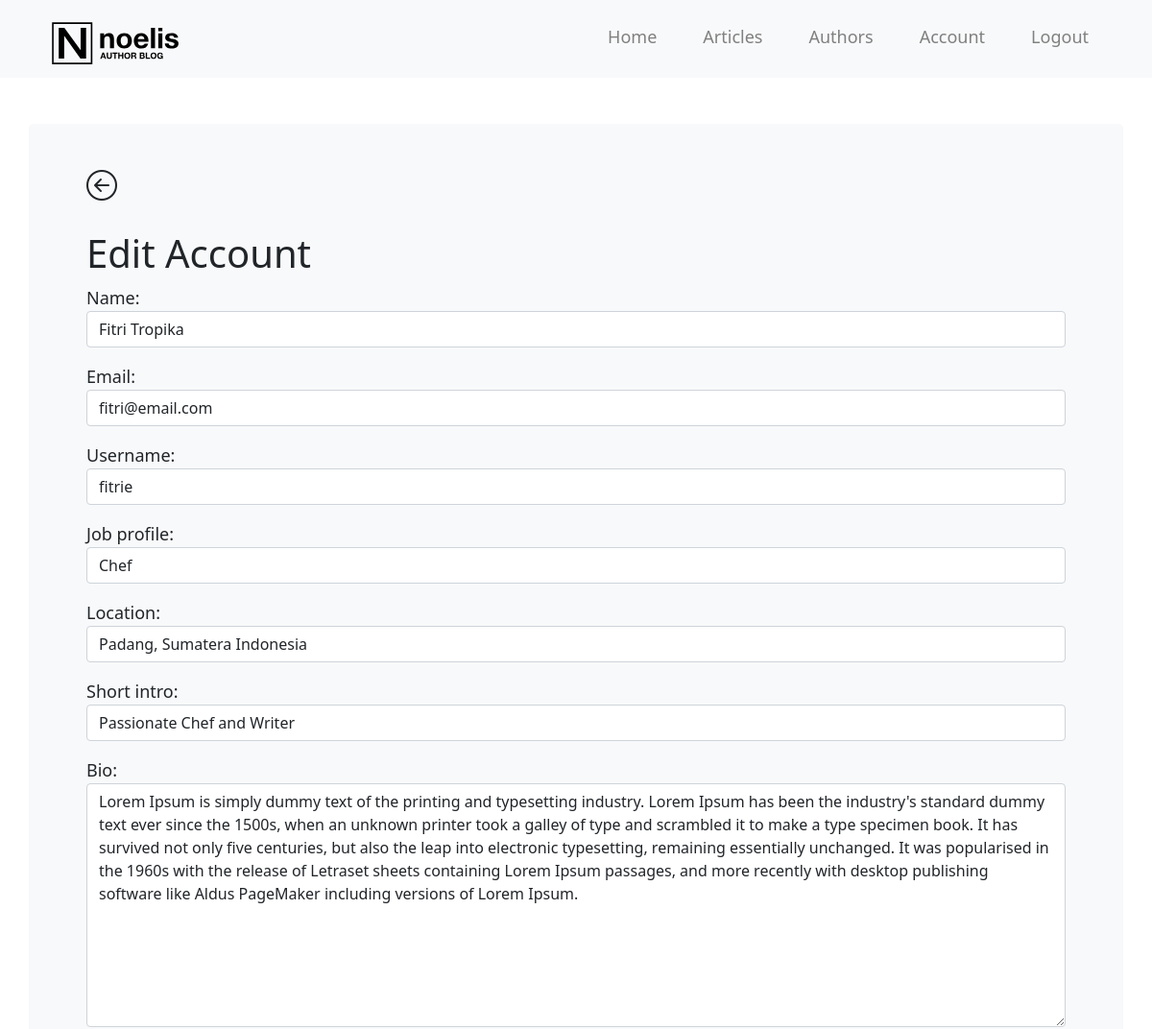
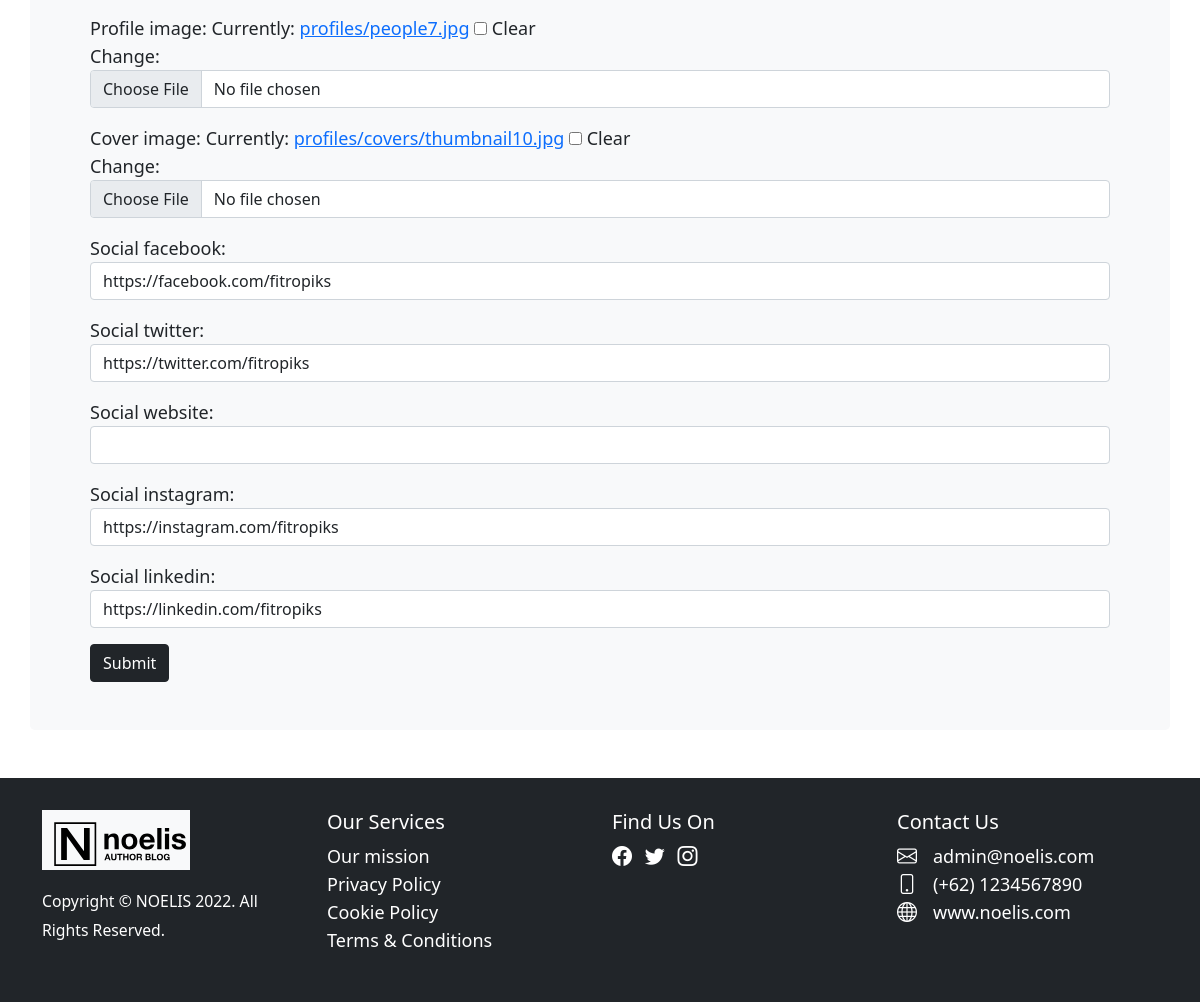
The page /users/edit-account/ (signed in) on the database its author committed (2 pictures, top to bottom).
### users/models.py (models this page shows, shortened)
class Profile(models.Model):
    user = models.OneToOneField(
        User, on_delete=models.CASCADE, null=True, blank=True)
    name = models.CharField(max_length=200, blank=True, null=True)
    email = models.EmailField(max_length=500, blank=True, null=True)
    username = models.CharField(max_length=200, blank=True, null=True)
    job_profile = models.CharField(max_length=200, blank=True, null=True)
    location = models.CharField(max_length=200, blank=True, null=True)
    short_intro = models.CharField(max_length=200, blank=True, null=True)
    bio = models.TextField(blank=True, null=True)
    profile_image = models.ImageField(
        null=True, blank=True, upload_to='profiles/', default='profiles/user-default.png')
    cover_image = models.ImageField(
        null=True, blank=True, upload_to='profiles/covers', default='profiles/covers/default.jpg')
    social_facebook = models.CharField(max_length=200, blank=True, null=True)
    social_twitter = models.CharField(max_length=200, blank=True, null=True)
    social_website = models.CharField(max_length=200, blank=True, null=True)
    social_instagram = models.CharField(max_length=200, blank=True, null=True)
    social_linkedin = models.CharField(max_length=200, blank=True, null=True)
    created = models.DateTimeField(auto_now_add=True)
    id = models.UUIDField(default=uuid.uuid4, unique=True,
                          primary_key=True, editable=False)
    class Meta:
        ordering = ['name']

### users/views.py (the view)
# urls.py: path('edit-account/', views.editAccount, name='edit-account'),
@login_required(login_url='login')
def editAccount(request):
    profile = request.user.profile
    form = ProfileForm(instance=profile)
    if request.method == 'POST':
        form = ProfileForm(request.POST, request.FILES, instance=profile)
        if form.is_valid():
            form.save()
            return redirect('account')
    context = {
        'title': 'Edit Account - NOELIS Author Blog',
        'form': form,
    }
    return render(request, 'users/profile-form.html', context)

### users/forms.py
class ProfileForm(ModelForm):
    class Meta:
        model = Profile
        fields = '__all__'
        exclude = ['user']
    def __init__(self, *args, **kwargs):
        super(ProfileForm, self).__init__(*args, **kwargs)
        for name, field in self.fields.items():
            field.widget.attrs.update({'class': 'form-control'})

### users/templates/users/profile-form.html (shortened to what this page needs)
{% extends 'main.html' %}
{% block content %}
    <section id="member-list" class="py-5">
        <div class="container">
            <div class="row bg-light p-5 rounded-3">
                <div class="col">
                    <a href="{% url 'account' %}" class="text-dark text-decoration-none">
                        <i class="bi bi-arrow-left-circle" style="font-size: 2rem;"></i>
                    </a>
                    <br>
                    <br>
                    <h1>Edit Account</h1>
                    <form method="POST" action="{% url 'edit-account' %}" enctype="multipart/form-data">
                        {{ form.as_p }}
                        <input type="submit" value="Submit"  class="btn btn-block btn-dark">
                    </form>
                </div>
            </div>
        </div>
    </section>
{% endblock content %}

### static/styles/style.css (style rules this page uses)
body { font-size: 18px; line-height: 28px; }
@media (min-width: 1200px) { .container { max-width: 1140px; } }

### rows shown on the page
Profile: name "Fitri Tropika", email "fitri@email.com", username "fitrie", job_profile "Chef", location "Padang, Sumatera Indonesia", short_intro "Passionate Chef and Writer", bio "Lorem Ipsum is simply dummy text of the printing and typesetting industry. Lorem Ipsum has been the industry's standard dummy text ever since the 1500s, when an unknown printer took a galley of type and scrambled it to make a type specimen book. It has survived not only five centuries, but also the leap into electronic typesetting, remaining essentially unchanged. It was popularised in the 1960s with the release of Letraset sheets containing Lorem Ipsum passages, and more recently with desktop publishing software like Aldus PageMaker including versions of Lorem Ipsum.", social_facebook "https://facebook.com/fitropiks", social_twitter "https://twitter.com/fitropiks", social_instagram "https://instagram.com/fitropiks", social_linkedin "https://linkedin.com/fitropiks"
